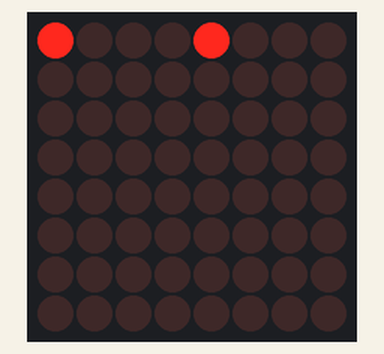
Simulated run of this sketch. Board: Arduino Uno, built with avr-gcc and run on an emulated ATmega328P. Shown: 8×8 LED matrix.

Above: at 0.1 s.
At 0.6 s:
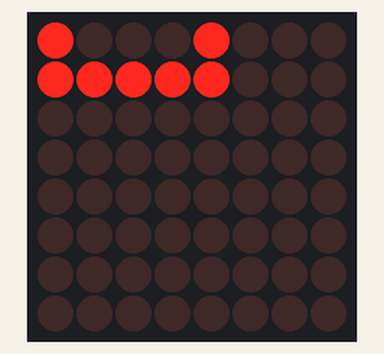
At 1.6 s:
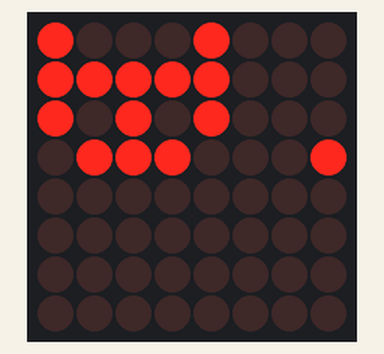
At 2.6 s:
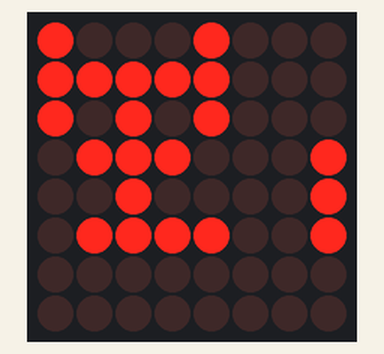
At 3.6 s:
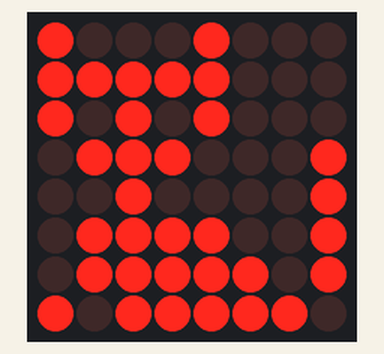
At 4.6 s:
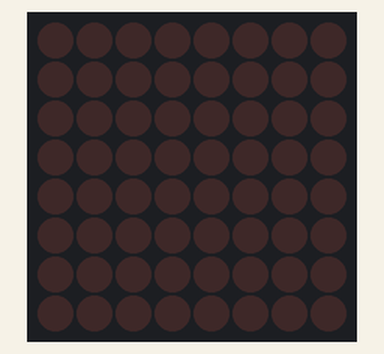

Measured:
- by itself, everything shown: repeats every 5.5 s, in 9 steps
- what the display in image 1 shows lasts 0.5 s, from 0.5 s to 1.0 s
- what the display in image 4 shows lasts 1.0 s, from 3.5 s to 4.5 s

The sketch:

5-8_practice.ino
```cpp
#include "LedControl.h"

LedControl lc = LedControl(12, 11, 10, 1);

void setup() {
  lc.shutdown(0, false);
  lc.setIntensity(0, 2);
  lc.clearDisplay(0);
}

void loop() {
  Serial.print("0fdsa");
  byte value[8] = {
    B10001000,
    B11111000,
    B10101000,
    B01110001,
    B00100001,
    B01111001,
    B01111101,
    B10111110
  };

  for (int i = 0; i < 8; i++){
    lc.setRow(0, i, value[i]);
    delay(500);
  }
  delay(500);
  lc.clearDisplay(0);
  delay(1000);
}
```
